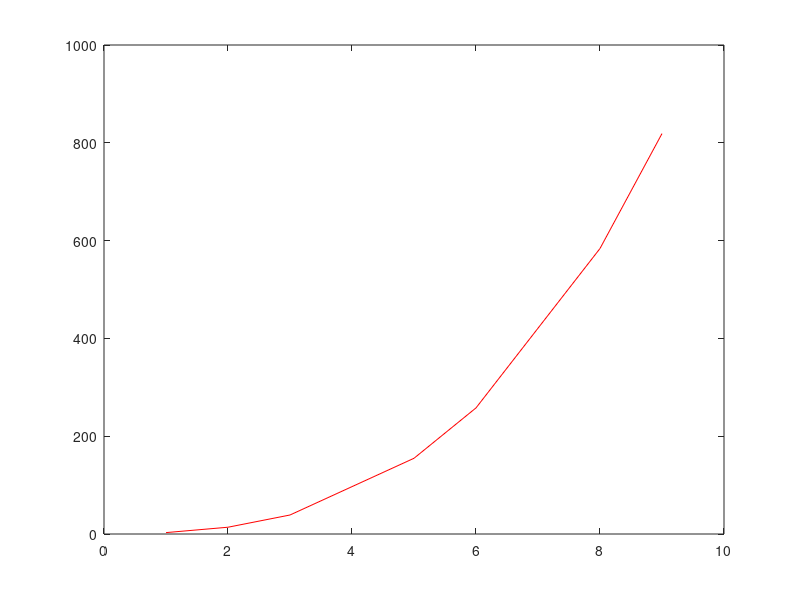

Source code (MATLAB): (Note: this script raises an error after producing the figure.)
%HW6

% Problem 1. Curve fitting. 
% Part 1. Take 10 x values on the interval 0 < x <= 10 and then create y
% values from the x values by plugging the x values into a third order
% polynomial of your choice. Add random noise to the data by choosing a random number
% in the interval [-D, D]. Start with D = 1. Plot your data in the x-y plane.

xdata = randi([1 9],10,1);
xx = sort(xdata);
yy = xx.^3 +xx.^2 +xx + (-1 + (1-(-1))*rand(1,1));
figure; plot(xx,yy, 'r-')

% Part 2. Fit your data with polynomials from order 1 to 9. Plot the fitted
% polynomials together with the data.

fit1 = fit(xx, yy, 'poly1'); plot(fit1, xx,yy)
set(gca,'FontSize',24);
fit2 = fit(xx, yy, 'poly2'); plot(fit2, xx,yy)
set(gca,'FontSize',24);
fit3 = fit(xx, yy, 'poly3'); plot(fit3, xx,yy)
set(gca,'FontSize',24);
fit4 = fit(xx, yy, 'poly4'); plot(fit4, xx,yy)
set(gca,'FontSize',24);
fit5 = fit(xx, yy, 'poly5'); plot(fit5, xx,yy)
set(gca,'FontSize',24);
fit6 = fit(xx, yy, 'poly6'); plot(fit6, xx,yy)
set(gca,'FontSize',24);
fit7 = fit(xx, yy, 'poly7'); plot(fit7, xx,yy)
set(gca,'FontSize',24);
fit8 = fit(xx, yy, 'poly8'); plot(fit8, xx,yy)
set(gca,'FontSize',24);
fit9 = fit(xx, yy, 'poly9'); plot(fit9, xx,yy)
set(gca,'FontSize',24);

% Part 3. On a separate plot, plot the R^2 and adjusted R^2 as a function
% of the order of the polynomial. 

[fit_out1, fit_metric1] = fit(xx,yy, fit1);
[fit_out2, fit_metric2] = fit(xx,yy, fit2);
[fit_out3, fit_metric3] = fit(xx,yy, fit3);
[fit_out4, fit_metric4] = fit(xx,yy, fit4);
[fit_out5, fit_metric5] = fit(xx,yy, fit5);
[fit_out6, fit_metric6] = fit(xx,yy, fit6);
[fit_out7, fit_metric7] = fit(xx,yy, fit7);
[fit_out8, fit_metric8] = fit(xx,yy, fit8);
[fit_out9, fit_metric9] = fit(xx,yy, fit9);

rsquare = [fit_metric1.rsquare, fit_metric2.rsquare, fit_metric3.rsquare, fit_metric4.rsquare, fit_metric5.rsquare, fit_metric6.rsquare, fit_metric7.rsquare, fit_metric8.rsquare, fit_metric9.rsquare];
adjustedrsquare = [fit_metric1.adjrsquare, fit_metric2.adjrsquare, fit_metric3.adjrsquare, fit_metric4.adjrsquare, fit_metric5.adjrsquare, fit_metric6.adjrsquare, fit_metric7.adjrsquare, fit_metric8.adjrsquare, fit_metric9.adjrsquare];
polynomial= [1,2,3,4,5,6,7,8,9];
plot(polynomial, rsquare, polynomial, adjustedrsquare);

% Part 4. Repeat parts 1 - 3 for D = 10 and D = 1000. Comment on the
% results. 

%D = 10
xdata = randi([1 9],10,1);
xx = sort(xdata);
yy = xx.^3 +xx.^2 +xx + (-10 + (10-(-10))*rand(1,1));
figure; plot(xx,yy, 'r-')

fit1 = fit(xx, yy, 'poly1'); plot(fit1, xx,yy)
set(gca,'FontSize',24);
fit2 = fit(xx, yy, 'poly2'); plot(fit2, xx,yy)
set(gca,'FontSize',24);
fit3 = fit(xx, yy, 'poly3'); plot(fit3, xx,yy)
set(gca,'FontSize',24);
fit4 = fit(xx, yy, 'poly4'); plot(fit4, xx,yy)
set(gca,'FontSize',24);
fit5 = fit(xx, yy, 'poly5'); plot(fit5, xx,yy)
set(gca,'FontSize',24);
fit6 = fit(xx, yy, 'poly6'); plot(fit6, xx,yy)
set(gca,'FontSize',24);
fit7 = fit(xx, yy, 'poly7'); plot(fit7, xx,yy)
set(gca,'FontSize',24);
fit8 = fit(xx, yy, 'poly8'); plot(fit8, xx,yy)
set(gca,'FontSize',24);
fit9 = fit(xx, yy, 'poly9'); plot(fit9, xx,yy)
set(gca,'FontSize',24);

[fit_out1, fit_metric1] = fit(xx,yy, fit1);
[fit_out2, fit_metric2] = fit(xx,yy, fit2);
[fit_out3, fit_metric3] = fit(xx,yy, fit3);
[fit_out4, fit_metric4] = fit(xx,yy, fit4);
[fit_out5, fit_metric5] = fit(xx,yy, fit5);
[fit_out6, fit_metric6] = fit(xx,yy, fit6);
[fit_out7, fit_metric7] = fit(xx,yy, fit7);
[fit_out8, fit_metric8] = fit(xx,yy, fit8);
[fit_out9, fit_metric9] = fit(xx,yy, fit9);

rsquare = [fit_metric1.rsquare, fit_metric2.rsquare, fit_metric3.rsquare, fit_metric4.rsquare, fit_metric5.rsquare, fit_metric6.rsquare, fit_metric7.rsquare, fit_metric8.rsquare, fit_metric9.rsquare];
adjustedrsquare = [fit_metric1.adjrsquare, fit_metric2.adjrsquare, fit_metric3.adjrsquare, fit_metric4.adjrsquare, fit_metric5.adjrsquare, fit_metric6.adjrsquare, fit_metric7.adjrsquare, fit_metric8.adjrsquare, fit_metric9.adjrsquare];
polynomial= [1,2,3,4,5,6,7,8,9];
plot(polynomial, rsquare, polynomial, adjustedrsquare);

%D = 1000
xdata = randi([1 9],10,1);
xx = sort(xdata);
yy = xx.^3 +xx.^2 +xx + (-1000 + (1000-(-1000))*rand(1,1));
figure; plot(xx,yy, 'r-')

fit1 = fit(xx, yy, 'poly1'); plot(fit1, xx,yy)
set(gca,'FontSize',24);
fit2 = fit(xx, yy, 'poly2'); plot(fit2, xx,yy)
set(gca,'FontSize',24);
fit3 = fit(xx, yy, 'poly3'); plot(fit3, xx,yy)
set(gca,'FontSize',24);
fit4 = fit(xx, yy, 'poly4'); plot(fit4, xx,yy)
set(gca,'FontSize',24);
fit5 = fit(xx, yy, 'poly5'); plot(fit5, xx,yy)
set(gca,'FontSize',24);
fit6 = fit(xx, yy, 'poly6'); plot(fit6, xx,yy)
set(gca,'FontSize',24);
fit7 = fit(xx, yy, 'poly7'); plot(fit7, xx,yy)
set(gca,'FontSize',24);
fit8 = fit(xx, yy, 'poly8'); plot(fit8, xx,yy)
set(gca,'FontSize',24);
fit9 = fit(xx, yy, 'poly9'); plot(fit9, xx,yy)
set(gca,'FontSize',24);

[fit_out1, fit_metric1] = fit(xx,yy, fit1);
[fit_out2, fit_metric2] = fit(xx,yy, fit2);
[fit_out3, fit_metric3] = fit(xx,yy, fit3);
[fit_out4, fit_metric4] = fit(xx,yy, fit4);
[fit_out5, fit_metric5] = fit(xx,yy, fit5);
[fit_out6, fit_metric6] = fit(xx,yy, fit6);
[fit_out7, fit_metric7] = fit(xx,yy, fit7);
[fit_out8, fit_metric8] = fit(xx,yy, fit8);
[fit_out9, fit_metric9] = fit(xx,yy, fit9);

rsquare = [fit_metric1.rsquare, fit_metric2.rsquare, fit_metric3.rsquare, fit_metric4.rsquare, fit_metric5.rsquare, fit_metric6.rsquare, fit_metric7.rsquare, fit_metric8.rsquare, fit_metric9.rsquare];
adjustedrsquare = [fit_metric1.adjrsquare, fit_metric2.adjrsquare, fit_metric3.adjrsquare, fit_metric4.adjrsquare, fit_metric5.adjrsquare, fit_metric6.adjrsquare, fit_metric7.adjrsquare, fit_metric8.adjrsquare, fit_metric9.adjrsquare];
polynomial= [1,2,3,4,5,6,7,8,9];
plot(polynomial, rsquare, polynomial, adjustedrsquare);

% The smaller the interval, the closer the values of R and R^2. As its increased, R and R^2 diverge and need higher polynomial degrees to cross.

% Part 5. Now repeat parts 1-3 but take 100 x values on the interval 0 < x <=
% 10. Comment on the results. 

%D = 1
xdata = randi([1 9],100,1);
xx = sort(xdata);
yy = xx.^3 +xx.^2 +xx + (-1 + (1-(-1))*rand(1,1));
figure; plot(xx,yy, 'r-')

fit1 = fit(xx, yy, 'poly1'); plot(fit1, xx,yy)
set(gca,'FontSize',24);
fit2 = fit(xx, yy, 'poly2'); plot(fit2, xx,yy)
set(gca,'FontSize',24);
fit3 = fit(xx, yy, 'poly3'); plot(fit3, xx,yy)
set(gca,'FontSize',24);
fit4 = fit(xx, yy, 'poly4'); plot(fit4, xx,yy)
set(gca,'FontSize',24);
fit5 = fit(xx, yy, 'poly5'); plot(fit5, xx,yy)
set(gca,'FontSize',24);
fit6 = fit(xx, yy, 'poly6'); plot(fit6, xx,yy)
set(gca,'FontSize',24);
fit7 = fit(xx, yy, 'poly7'); plot(fit7, xx,yy)
set(gca,'FontSize',24);
fit8 = fit(xx, yy, 'poly8'); plot(fit8, xx,yy)
set(gca,'FontSize',24);
fit9 = fit(xx, yy, 'poly9'); plot(fit9, xx,yy)
set(gca,'FontSize',24);

[fit_out1, fit_metric1] = fit(xx,yy, fit1);
[fit_out2, fit_metric2] = fit(xx,yy, fit2);
[fit_out3, fit_metric3] = fit(xx,yy, fit3);
[fit_out4, fit_metric4] = fit(xx,yy, fit4);
[fit_out5, fit_metric5] = fit(xx,yy, fit5);
[fit_out6, fit_metric6] = fit(xx,yy, fit6);
[fit_out7, fit_metric7] = fit(xx,yy, fit7);
[fit_out8, fit_metric8] = fit(xx,yy, fit8);
[fit_out9, fit_metric9] = fit(xx,yy, fit9);

rsquare = [fit_metric1.rsquare, fit_metric2.rsquare, fit_metric3.rsquare, fit_metric4.rsquare, fit_metric5.rsquare, fit_metric6.rsquare, fit_metric7.rsquare, fit_metric8.rsquare, fit_metric9.rsquare];
adjustedrsquare = [fit_metric1.adjrsquare, fit_metric2.adjrsquare, fit_metric3.adjrsquare, fit_metric4.adjrsquare, fit_metric5.adjrsquare, fit_metric6.adjrsquare, fit_metric7.adjrsquare, fit_metric8.adjrsquare, fit_metric9.adjrsquare];
polynomial= [1,2,3,4,5,6,7,8,9];
plot(polynomial, rsquare, polynomial, adjustedrsquare);

%D = 10

xdata = randi([1 9],100,1);
xx = sort(xdata);
yy = xx.^3 +xx.^2 +xx + (-10 + (10-(-10))*rand(1,1));
figure; plot(xx,yy, 'r-')

fit1 = fit(xx, yy, 'poly1'); plot(fit1, xx,yy)
set(gca,'FontSize',24);
fit2 = fit(xx, yy, 'poly2'); plot(fit2, xx,yy)
set(gca,'FontSize',24);
fit3 = fit(xx, yy, 'poly3'); plot(fit3, xx,yy)
set(gca,'FontSize',24);
fit4 = fit(xx, yy, 'poly4'); plot(fit4, xx,yy)
set(gca,'FontSize',24);
fit5 = fit(xx, yy, 'poly5'); plot(fit5, xx,yy)
set(gca,'FontSize',24);
fit6 = fit(xx, yy, 'poly6'); plot(fit6, xx,yy)
set(gca,'FontSize',24);
fit7 = fit(xx, yy, 'poly7'); plot(fit7, xx,yy)
set(gca,'FontSize',24);
fit8 = fit(xx, yy, 'poly8'); plot(fit8, xx,yy)
set(gca,'FontSize',24);
fit9 = fit(xx, yy, 'poly9'); plot(fit9, xx,yy)
set(gca,'FontSize',24);

[fit_out1, fit_metric1] = fit(xx,yy, fit1);
[fit_out2, fit_metric2] = fit(xx,yy, fit2);
[fit_out3, fit_metric3] = fit(xx,yy, fit3);
[fit_out4, fit_metric4] = fit(xx,yy, fit4);
[fit_out5, fit_metric5] = fit(xx,yy, fit5);
[fit_out6, fit_metric6] = fit(xx,yy, fit6);
[fit_out7, fit_metric7] = fit(xx,yy, fit7);
[fit_out8, fit_metric8] = fit(xx,yy, fit8);
[fit_out9, fit_metric9] = fit(xx,yy, fit9);

rsquare = [fit_metric1.rsquare, fit_metric2.rsquare, fit_metric3.rsquare, fit_metric4.rsquare, fit_metric5.rsquare, fit_metric6.rsquare, fit_metric7.rsquare, fit_metric8.rsquare, fit_metric9.rsquare];
adjustedrsquare = [fit_metric1.adjrsquare, fit_metric2.adjrsquare, fit_metric3.adjrsquare, fit_metric4.adjrsquare, fit_metric5.adjrsquare, fit_metric6.adjrsquare, fit_metric7.adjrsquare, fit_metric8.adjrsquare, fit_metric9.adjrsquare];
polynomial= [1,2,3,4,5,6,7,8,9];
plot(polynomial, rsquare, polynomial, adjustedrsquare);

%D = 1000

xdata = randi([1 9],100,1);
xx = sort(xdata);
yy = xx.^3 +xx.^2 +xx + (-1000 + (1000-(-1000))*rand(1,1));
figure; plot(xx,yy, 'r-')

fit1 = fit(xx, yy, 'poly1'); plot(fit1, xx,yy)
set(gca,'FontSize',24);
fit2 = fit(xx, yy, 'poly2'); plot(fit2, xx,yy)
set(gca,'FontSize',24);
fit3 = fit(xx, yy, 'poly3'); plot(fit3, xx,yy)
set(gca,'FontSize',24);
fit4 = fit(xx, yy, 'poly4'); plot(fit4, xx,yy)
set(gca,'FontSize',24);
fit5 = fit(xx, yy, 'poly5'); plot(fit5, xx,yy)
set(gca,'FontSize',24);
fit6 = fit(xx, yy, 'poly6'); plot(fit6, xx,yy)
set(gca,'FontSize',24);
fit7 = fit(xx, yy, 'poly7'); plot(fit7, xx,yy)
set(gca,'FontSize',24);
fit8 = fit(xx, yy, 'poly8'); plot(fit8, xx,yy)
set(gca,'FontSize',24);
fit9 = fit(xx, yy, 'poly9'); plot(fit9, xx,yy)
set(gca,'FontSize',24);

[fit_out1, fit_metric1] = fit(xx,yy, fit1);
[fit_out2, fit_metric2] = fit(xx,yy, fit2);
[fit_out3, fit_metric3] = fit(xx,yy, fit3);
[fit_out4, fit_metric4] = fit(xx,yy, fit4);
[fit_out5, fit_metric5] = fit(xx,yy, fit5);
[fit_out6, fit_metric6] = fit(xx,yy, fit6);
[fit_out7, fit_metric7] = fit(xx,yy, fit7);
[fit_out8, fit_metric8] = fit(xx,yy, fit8);
[fit_out9, fit_metric9] = fit(xx,yy, fit9);

rsquare = [fit_metric1.rsquare, fit_metric2.rsquare, fit_metric3.rsquare, fit_metric4.rsquare, fit_metric5.rsquare, fit_metric6.rsquare, fit_metric7.rsquare, fit_metric8.rsquare, fit_metric9.rsquare];
adjustedrsquare = [fit_metric1.adjrsquare, fit_metric2.adjrsquare, fit_metric3.adjrsquare, fit_metric4.adjrsquare, fit_metric5.adjrsquare, fit_metric6.adjrsquare, fit_metric7.adjrsquare, fit_metric8.adjrsquare, fit_metric9.adjrsquare];
polynomial= [1,2,3,4,5,6,7,8,9];
plot(polynomial, rsquare, polynomial, adjustedrsquare);

% Problem 2. Basic statistics. 
% Part 1. Consider two different distributions - Gaussian numbers with a mean of
% 0 and variance 1 and Gaussian numbers with a mean of 1 and variance 1.
% (1) Make a plot of the average p-value for the t-test comparing N random
% numbers chosen from each of these two distributions as a function of N.

random = randn(10); %first distribution
random = sort(random);
random1 = random(:) - mean(random(:));
random1_normalized = reshape(random1/std(random1),size(random));

mean1 = 1; std1 = 1; %second distribution
random = randn(10);
random2 = random(:) - mean(random(:));
s = random2/std(random2)*std1;
random2_normalized = reshape(s + mean1,size(random));

N = 10;
for i = 1:N
    
    randindex = randperm(i);
    gauss1 = random1_normalized(randindex);
    randindex1 = randperm(i);
    gauss2 = random2_normalized(randindex1);
    [is_sig(i), pval(i)] = ttest2(gauss1,gauss2);
end
plot(1:N,pval);

% Part 2. Now keep the first distribution the same, but vary the mean of
% the second distribution between 0 and 10 with the same variance and
% repeat part one. Make a plot of all of these different curves on the same
% set of axes. What is special about the case where the mean of the second
% distribution is 0? 

for i=0:10 %Gaussian numbers for second distribution
    mean1 = i; std1 = 1;
    random = randn(10);
    random = sort(random);
    random2 = random(:) - mean(random(:));
    s = random2/std(random2)*std1;
    random2_normalized = reshape(s + mean1,size(random));

    [mean(random2_normalized(:)),std(random2_normalized(:))]
end

% When the mean of the second distribution is 0, the plot slopes down and then reaches 1. All the other points are downward sloping towards
% 0.


% Part 3. Now keep the means of the two distributions at 0 and 1 as in part
% 1, but vary the variance of both distributions simultaneiously between 0.1 and 10 and plot the 
% p-values vs the number of numbers drawn as before. Comment on your results.  

for i=0.1:0.1:10

    mean1 = 0; %first distribution
    std1 = i;
    random = randn(10);
    random = sort(random);
    random1 = random(:) - mean(random(:));
    s = random1/std(random1)*std1;
    random1_norm = reshape(s + mean1,size(random));

    mean2 = 1; %second distribution
    std2 = i;
    random = randn(10);
    random2 = random(:) - mean(random(:));
    s = random2/std(random2)*std2;
    random2_normalized = reshape(s + mean2,size(random));
    
    for j=0:10
        mean1 = j;
        std1 = 1;
        random = randn(10);
        random2 = random(:) - mean(random(:));
        s = random2/std(random2)*std1;
        random_normalized = reshape(s + mean1,size(random));
    end
end
plot(1:N,pval);


